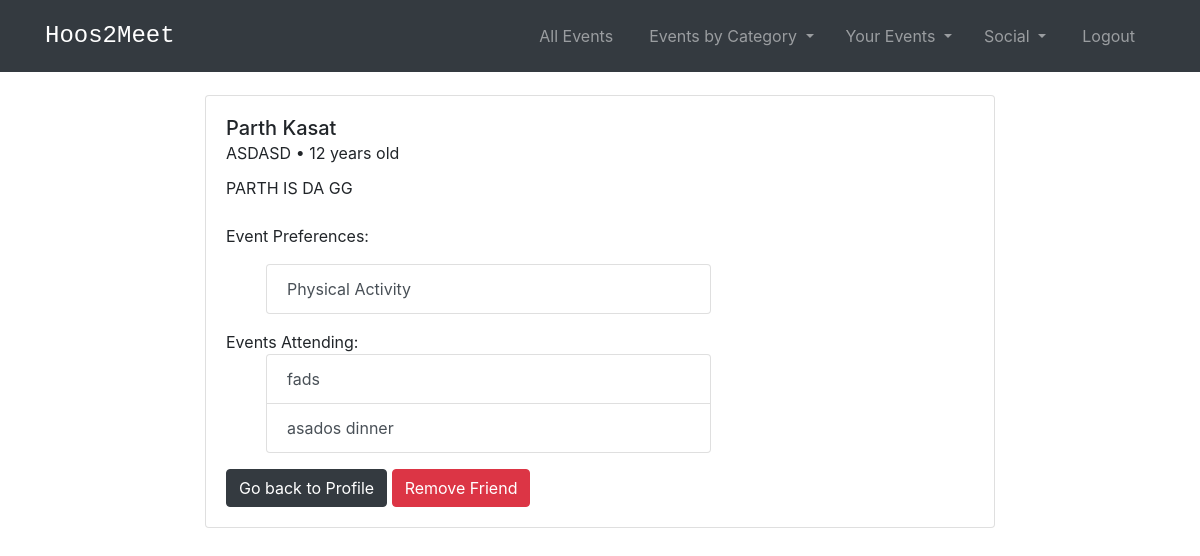
Page /social/7/profile/ (signed in) on the earlier database version.
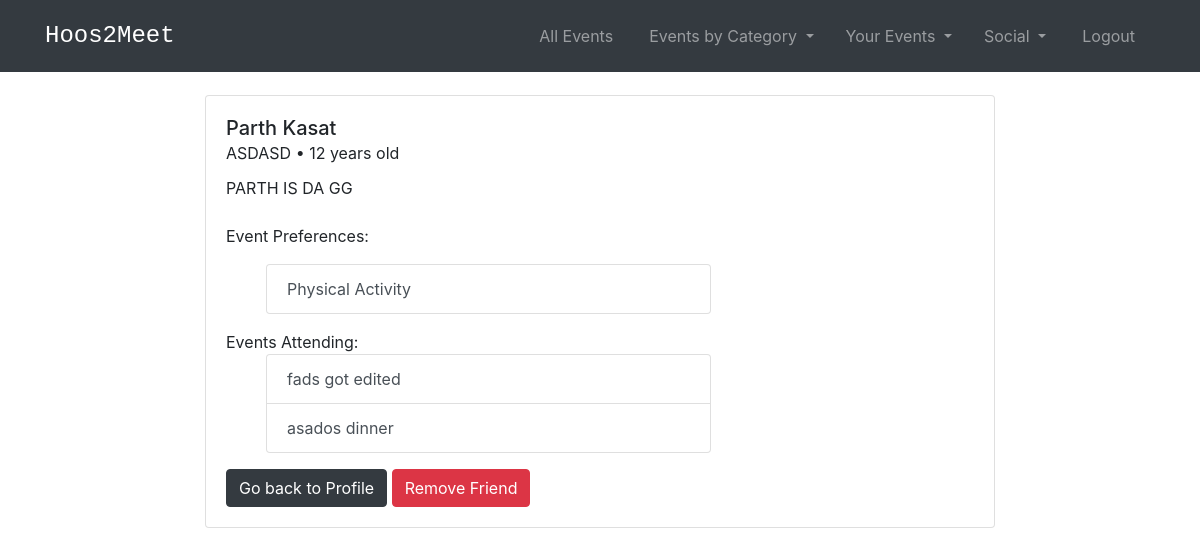
Same page on the later database version.
### events/models.py (models this page shows, shortened)
class Event(models.Model):
    title_text = models.CharField("Event Name", max_length=255)
    date = models.DateField(default=datetime.date.today)
    time = models.TimeField(default = '14:30',help_text="Enter in 24 hour format (eg - 2:45 or 16:45)")
    category_text = models.CharField("Category", max_length=255,default = 'Uncategorized')
    description_text = models.CharField("Description", max_length=200)
    organizer = models.ForeignKey(User, default = 1, on_delete=models.CASCADE,related_name='organizer')
    location=PlacesField()
    rsvps = models.ManyToManyField(User, related_name='rsvps') #blank=True )
    """"
    def get_absolute_url(self):
        return reverse('events:detail', kwargs={'pk': self.pk})
    """

### social_app/views.py (the view)
# urls.py: path('<int:pk>/profile/', views.ProfileView.as_view(), name='profile_page'),
class ProfileView(generic.DetailView):
    model=Profile
    template_name='social_app/user_profile.html'
    def get_context_data(self, *args, **kwargs):
        cat_menu = Category.objects.all()
        login_user_id = self.request.user.pk
        login_user_profile_id = self.request.user.profile.id
        users = Profile.objects.exclude(id=self.kwargs['pk'])
        context = super(ProfileView, self).get_context_data(*args, **kwargs)
        page_user = get_object_or_404(Profile, id=self.kwargs['pk'])
        rsvp_event_list = Event.objects.filter(rsvps=login_user_id)
        context["page_user"]=page_user
        context['users']=users
        context['friends']=Profile.get_friends(page_user)
        context["cat_menu"]=cat_menu
        context["rsvp_event_list"] = rsvp_event_list
        return context

### events/models.py (called while the page is built)
    def __str__(self):
        return self.name

    def get_categories(self):
        return self.categories.all()

    def get_categories_no(self):
        return self.categories.all().count()

    def get_friends(self):
        return self.friends.all()

    def __str__(self):
        return str(self.user)

### social_app/templates/social_app/user_profile.html (shortened to what this page needs)
<!DOCTYPE html>
<head>
  {% extends 'base.html' %}
  {% load static %}
  {% load socialaccount %}
{% block content %}
{% if user.is_authenticated %}
<div class="card mb-3" style="max-width: 1000px;">
    <div class="row no-gutters">
      <div class="col-md-8 justify-content-center">
        <div class="card-body">
          <h5 class="card-title">{{profile.user.first_name}} {{profile.user.last_name}}<br> <small> {% if profile.user.profile.location != None %}{{profile.user.profile.location}} {% endif %}{% if profile.user.profile.age != None %} • {{profile.user.profile.age}} years old {% endif %}</small></h5>
          <p class="card-text">{{profile.user.profile.bio}} <br> <br>
           {% if profile.get_categories_no != 0 %}
            Event Preferences:
            <ol>
              {%for category in profile.get_categories%}
                <a class = 'list-group-item list-group-item-action'href="{%url 'events:category' category %}"> {{category}}</a>
              {%endfor%}
            </ol>
            {% endif %}
            {% if user in friends %}
              Events Attending:
              <ol>
                {%for e in rsvp_event_list%}
                  <a class = 'list-group-item list-group-item-action'href="{%url 'events:detail' e.id %}"> {{e.title_text}}</a>
                {%endfor%}
              </ol>
            {% endif %}
            {% if user.id != profile.user.id %}
                  {% if not user in friends %}
                  <a href="{%url 'social_app:profile_page' user.profile.id %}" class="btn btn-dark">Go back to Profile</a>
                  <a href="{% url 'social_app:change_friends' operation='add' pk=profile.user.id %}">
                    <button type="button" class="btn btn-success" onclick="addSuccess()">Add Friend</button>
                    </a>
                  {% else %}
                  <a href="{%url 'social_app:profile_page' user.profile.id %}" class="btn btn-dark">Go back to Profile</a>
                  <a href="{% url 'social_app:change_friends' operation='remove' pk=profile.user.id %}">
                    <button type="button" class="btn btn-danger" onclick="removeSuccess()" >Remove Friend</button>
                    </a>
                  {% endif %}
            {% endif %}
        </div>
      </div>
    </div>
  </div>
{% endif %}
{% endblock %}

Differences in the rows shown:
changed Event: title_text "fads" → "fads got edited"
